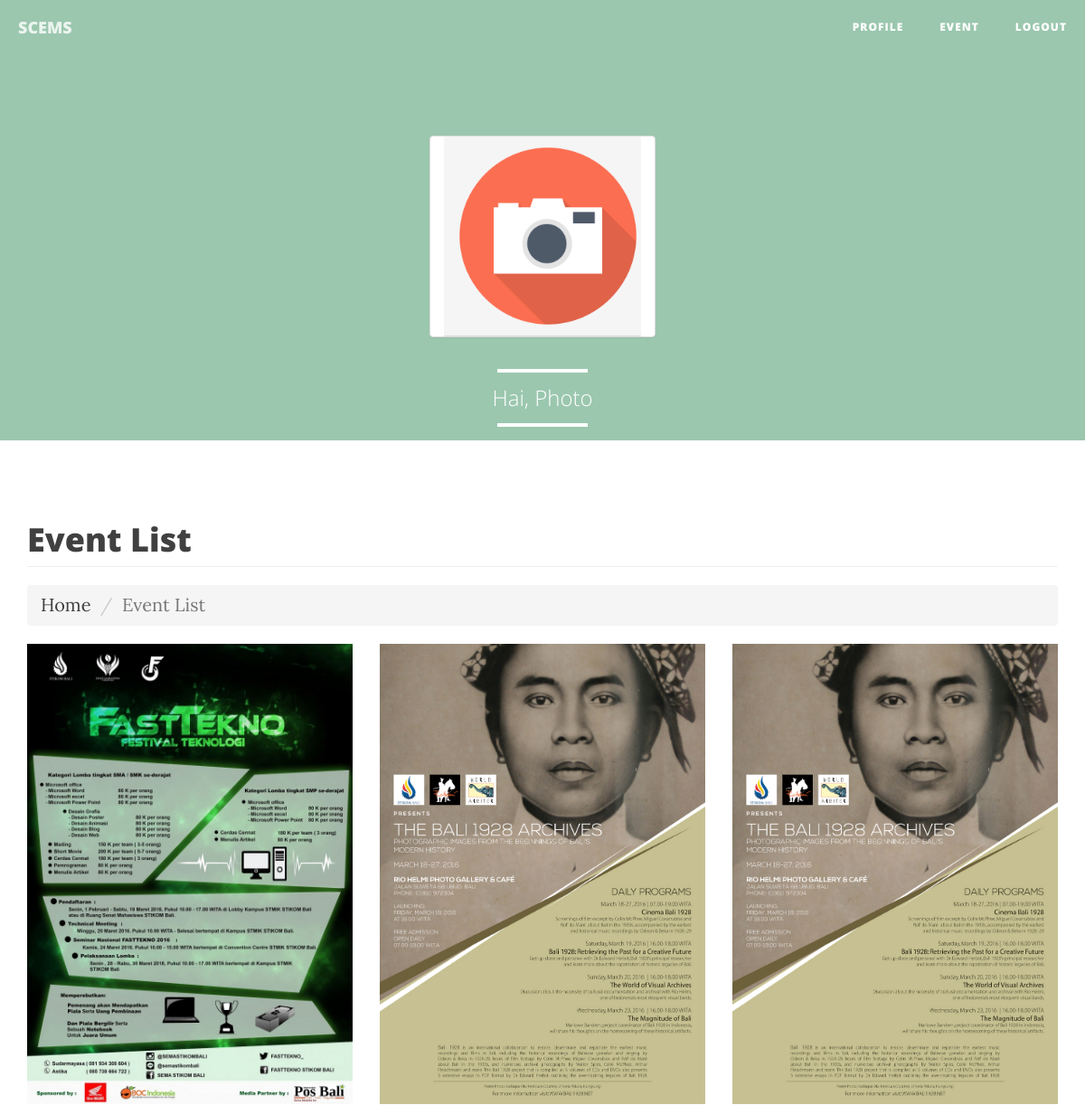
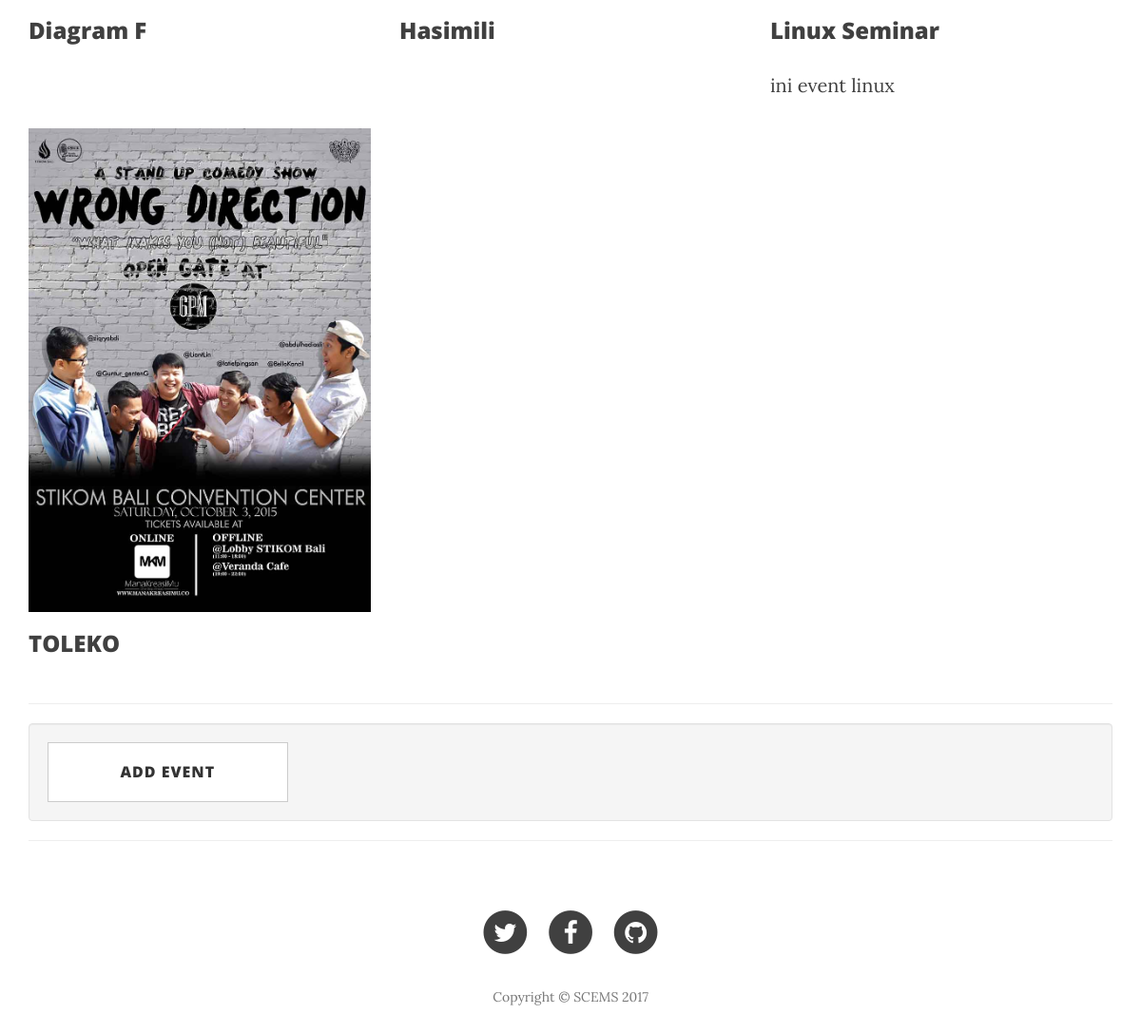
The app's page /club/club_event.php (signed in) with its own data (2 pictures, top to bottom).
### tables this page shows
CREATE TABLE IF NOT EXISTS `club` (
  `club_id` varchar(11) NOT NULL,
  `club_name` varchar(25) NOT NULL,
  `username` varchar(25) NOT NULL,
  `password` varchar(255) NOT NULL,
  `imagepath` text NOT NULL,
  `club_desc` text NOT NULL
);

CREATE TABLE IF NOT EXISTS `event` (
  `eventID` varchar(11) NOT NULL,
  `eventName` varchar(50) NOT NULL,
  `imagePath` text NOT NULL,
  `eventDesc` text NOT NULL,
  `clubID` varchar(11) NOT NULL,
  `point` int(11) NOT NULL
);

### classes/Database.php (called while the page is built, shortened)
<?php
class Database
{
  private static $INSTANCE = null;
  private $mysqli,
          $HOST   = 'localhost',
          $USER   = 'root',
          $PASS   = 'tjpdp0gjdaw',
          $DBNAME = 'SCEM2';
  function __construct()
  {
    $this->mysqli = new mysqli($this->HOST, $this->USER, $this->PASS, $this->DBNAME);
  }
  public static function getInstance()
  {
    if(!isset(self::$INSTANCE)){
      self::$INSTANCE = new Database();
    }
    return self::$INSTANCE;
  }
  public function select($table, $row = '*', $join = null, $where = null, $order = null, $limit = null, $and = null)
    {
        $query = 'SELECT '.$row.' FROM '.$table;
        if($where != null)
        {
            $query .= ' WHERE '.$where;
        }
        return $this->mysqli->query($query);
    }
  public function get_info($table, $column, $value)
  {
    if(!is_int($value))
    {
      $value = "'".$value."'";
    }
    $query = "SELECT * FROM $table WHERE $column = $value";
    $result = $this->mysqli->query($query);
    while($row = $result->fetch_assoc())
    {
      return $row;
    }
  }
}
 ?>

### core/init_inside.php (called while the page is built, shortened)
<?php
$_club = new Club();
$_event = new Event();
 ?>

### classes/Session.php (called while the page is built, shortened)
<?php
class Session{
  public static function get($name)
  {
    return $_SESSION[$name];
  }
}
 ?>

### classes/Club.php (called while the page is built, shortened)
<?php
class Club{
  private $_db;
  public function __construct()
  {
    $this->_db = Database::getInstance();
  }
  public function club_details_profile($value)
  {
    return $this->_db->get_info('club','username',$value);
  }
}
 ?>

### classes/Event.php (called while the page is built, shortened)
<?php
class Event{
  private $_db;
  public function __construct()
  {
    $this->_db = Database::getInstance();
  }
  public function event_list_club($value)
  {
    $value = 'clubID = "'.$value.'"';
    return  $this->_db->select('event','*',NULL, $value, NULL, NULL,NULL);
  }
}
 ?>

### club/club_event.php (the view, shortened to what this page needs)
<?php
require_once $_SERVER['DOCUMENT_ROOT']."/core/init_inside.php";
$data = $_club->club_details_profile(Session::get('username'));
$result = $_event->event_list_club($data['club_id']);
require_once "../templates/header_club.php";
 ?>
    <div class="container">
        <div class="row">
            <div class="col-lg-12">
                <h1 class="page-header">Event List
                </h1>
                <ol class="breadcrumb">
                    <li><a href="index.html">Home</a>
                    </li>
                    <li class="active">Event List</li>
                </ol>
            </div>
        </div>
        <div class="row">
           <?php
               if($result ->num_rows > 0){
                 while($row = $result->fetch_assoc()){ ?>
                   <div class="col-md-4 img-portfolio">
                       <a href="<?php echo 'event_details.php?eventID='.$row['eventID']; ?>">
                           <img class="img-responsive img-hover" src="<?php echo '../assets/img/event/'.$row['imagePath'];?>" alt="">
                       </a>
                       <h3>
                           <a href="<?php echo 'event_details.php?eventID='.$row['eventID']; ?>"><?php echo $row['eventName']; ?></a>
                       </h3>
                       <p><?php echo $row['eventDesc']; ?></p>
                   </div>
           <?php
                 }
               }
           ?>
        </div>
        <hr>
        <div class="well">
            <div class="row">
                <div class="col-md-3">
                    <a class="btn btn-lg btn-default btn-block" href="add_event.php">Add Event</a>
                </div>
            </div>
        </div>
        <hr>
    </div>
 <?php
require_once "../templates/footer_club.php";
  ?>

### templates/header_club.php (shortened to what this page needs)
<?php
require_once "../core/init_inside.php";
$id=Session::get('username');
$profile = $_club->club_details_profile($id);
 ?>
<html lang="en">
<head>
    <link href="../assets/css/bootstrap.min.css" rel="stylesheet">
    <link href="../assets/css/clean-blog.min.css" rel="stylesheet">
    <link href="../assets/css/custom.css" rel="stylesheet">
    <link href="http://maxcdn.bootstrapcdn.com/font-awesome/4.1.0/css/font-awesome.min.css" rel="stylesheet" type="text/css">
</head>
<body>
    <nav class="navbar navbar-default navbar-custom navbar-fixed-top">
        <div class="container-fluid">
            <div class="navbar-header page-scroll">
                <a class="navbar-brand" href="#">SCEMS</a>
            </div>
            <div class="collapse navbar-collapse" id="bs-example-navbar-collapse-1">
                <ul class="nav navbar-nav navbar-right">
                    <li>
                        <a href="profile.php">Profile</a>
                    </li>
                    <li>
                        <a href="club_event.php">Event</a>
                    </li>
                    <li>
                        <a href="../logout.php" >Logout</a>
                    </li>
                </ul>
            </div>
        </div>
    </nav>
    <header class="intro-header" style="background-color: #9bc7ae;">
        <div class="container">
            <div class="row">
                <div class="col-lg-8 col-lg-offset-2 col-md-10 col-md-offset-2">
                    <div class="site-heading">
                          <div class="panel panel-default text-center col-lg-4 col-sm-6 col-lg-offset-4 clearfix">
                              <div class="panel-heading">
                                  <span class="fa-stack fa-5x">
                                        <img src="<?php echo '../assets/img/club/'.$profile['imagepath'].'.png';?>" class="fa fa-stack-1x fa-inverse" alt="Pict"></i>
                                  </span>
                              </div>
                          </div>
                          <div class="col-lg-8 col-lg-offset-2">
                              <hr class="small">
                              <span class="subheading">Hai, <?php echo Session::get('username');?></span>
                              <hr class="small">
                          </div>
                    </div>
                </div>
            </div>
        </div>
    </header>

### templates/footer_club.php (shortened to what this page needs)
<footer>
    <div class="container">
        <div class="row">
            <div class="col-lg-8 col-lg-offset-2 col-md-10 col-md-offset-1">
                <ul class="list-inline text-center">
                    <li>
                        <a href="#">
                            <span class="fa-stack fa-lg">
                                <i class="fa fa-circle fa-stack-2x"></i>
                                <i class="fa fa-twitter fa-stack-1x fa-inverse"></i>
                            </span>
                        </a>
                    </li>
                    <li>
                        <a href="#">
                            <span class="fa-stack fa-lg">
                                <i class="fa fa-circle fa-stack-2x"></i>
                                <i class="fa fa-facebook fa-stack-1x fa-inverse"></i>
                            </span>
                        </a>
                    </li>
                    <li>
                        <a href="#">
                            <span class="fa-stack fa-lg">
                                <i class="fa fa-circle fa-stack-2x"></i>
                                <i class="fa fa-github fa-stack-1x fa-inverse"></i>
                            </span>
                        </a>
                    </li>
                </ul>
                <p class="copyright text-muted">Copyright &copy; SCEMS 2017</p>
            </div>
        </div>
    </div>
</footer>
</body>
</html>

### records on screen
club: imagepath (picture)
event: imagePath (picture), eventName "Diagram F"
event: imagePath (picture), eventName "Hasimili"
event: imagePath (picture), eventName "Linux Seminar", eventDesc "ini event linux"
event: imagePath (picture), eventName "TOLEKO"

### other values on screen
Session::get('username') "Photo"
